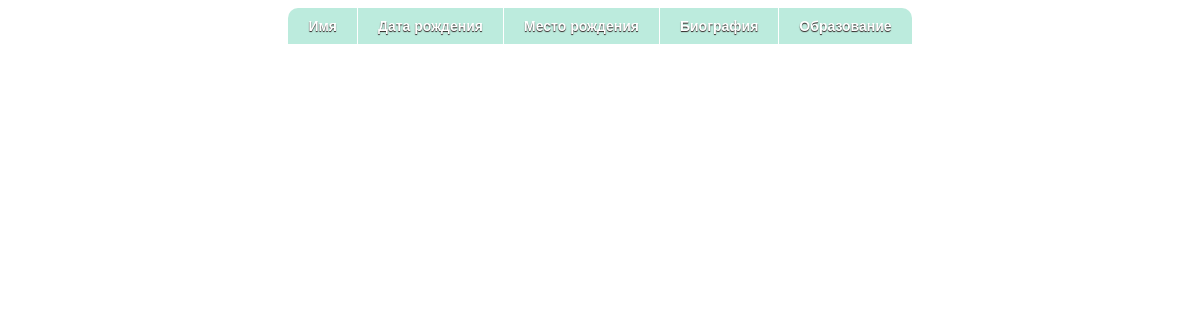
Page /artists on the earlier database version.
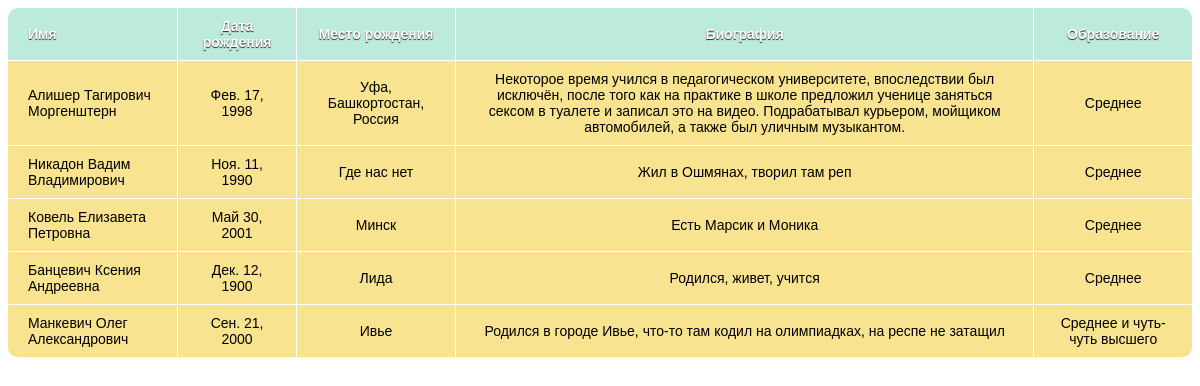
Same page on the later database version.
### app/models.py (models this page shows, shortened)
class Artist(models.Model):
    name = models.CharField(max_length=100)
    date_of_birth = models.DateField()
    place_of_birth = models.CharField(max_length=100)
    biography = models.CharField(max_length=1000)
    education = models.CharField(max_length=500)

### app/views.py (the view)
# urls.py: path('artists', artists, name='artist'),
def artists(request):
    return render(request, 'menu_artist.html', {'artists': Artist.objects.all()})

### app/templates/menu_artist.html (shortened to what this page needs)
<!DOCTYPE html>
<html lang="en" xmlns:opacity="http://www.w3.org/1999/xhtml">
<head>
</head>
<body style="background-image: url('https://avatanplus.com/files/resources/original/5abe72761a98816277ef1d5d.jpg')">
<center>
        <table>
            <tr>
                <th>Имя</th>
                <th>Дата рождения</th>
                <th>Место рождения</th>
                <th>Биография</th>
                <th>Образование</th>
            </tr>
            {% for artist in artists %}
                <tr>
                    <td>{{ artist.name }}</td>
                    <td>{{ artist.date_of_birth }}</td>
                    <td>{{ artist.place_of_birth }}</td>
                    <td>{{ artist.biography }}</td>
                    <td>{{ artist.education }}</td>
                </tr>
            {% endfor %}
        </table>
    </center>
</body>
</html>

Differences in the rows shown:
added Artist: name "Алишер Тагирович Моргенштерн", date_of_birth "Фев. 17, 1998", place_of_birth "Уфа, Башкортостан, Россия", biography "Некоторое время учился в педагогическом университете, впоследствии был исключён, после того как на практике в школе предложил ученице заняться сексом в туалете и записал это на видео. Подрабатывал курьером, мойщиком автомобилей, а также был уличным музыкантом.", education "Среднее"
added Artist: name "Никадон Вадим Владимирович", date_of_birth "Ноя. 11, 1990", place_of_birth "Где нас нет", biography "Жил в Ошмянах, творил там реп", education "Среднее"
added Artist: name "Ковель Елизавета Петровна", date_of_birth "Май 30, 2001", place_of_birth "Минск", biography "Есть Марсик и Моника", education "Среднее"
added Artist: name "Банцевич Ксения Андреевна", date_of_birth "Дек. 12, 1900", place_of_birth "Лида", biography "Родился, живет, учится", education "Среднее"
added Artist: name "Манкевич Олег Александрович", date_of_birth "Сен. 21, 2000", place_of_birth "Ивье", biography "Родился в городе Ивье, что-то там кодил на олимпиадках, на респе не затащил", education "Среднее и чуть-чуть высшего"
